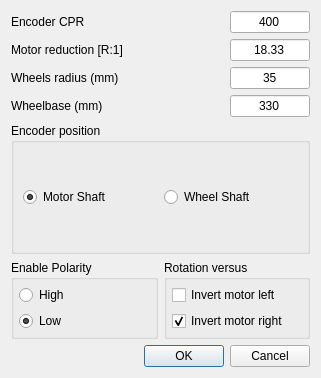
<?xml version="1.0" encoding="UTF-8"?>
<ui version="4.0">
 <class>RobotParamsCalculateDialog</class>
 <widget class="QDialog" name="RobotParamsCalculateDialog">
  <property name="geometry">
   <rect>
    <x>0</x>
    <y>0</y>
    <width>321</width>
    <height>378</height>
   </rect>
  </property>
  <property name="windowTitle">
   <string>Parameters Calculation</string>
  </property>
  <layout class="QVBoxLayout" name="verticalLayout_2">
   <item>
    <layout class="QHBoxLayout" name="horizontalLayout_7">
     <item>
      <layout class="QVBoxLayout" name="verticalLayout">
       <item>
        <layout class="QHBoxLayout" name="horizontalLayout_5">
         <item>
          <widget class="QLabel" name="label_5">
           <property name="text">
            <string>Encoder CPR</string>
           </property>
          </widget>
         </item>
         <item>
          <spacer name="horizontalSpacer_2">
           <property name="orientation">
            <enum>Qt::Horizontal</enum>
           </property>
           <property name="sizeHint" stdset="0">
            <size>
             <width>40</width>
             <height>20</height>
            </size>
           </property>
          </spacer>
         </item>
         <item>
          <widget class="QLineEdit" name="lineEdit_enc_cpr">
           <property name="maximumSize">
            <size>
             <width>80</width>
             <height>16777215</height>
            </size>
           </property>
           <property name="text">
            <string>400</string>
           </property>
           <property name="alignment">
            <set>Qt::AlignCenter</set>
           </property>
           <property name="readOnly">
            <bool>false</bool>
           </property>
          </widget>
         </item>
        </layout>
       </item>
       <item>
        <layout class="QHBoxLayout" name="horizontalLayout_6">
         <item>
          <widget class="QLabel" name="label_6">
           <property name="text">
            <string>Motor reduction [R:1]</string>
           </property>
          </widget>
         </item>
         <item>
          <spacer name="horizontalSpacer">
           <property name="orientation">
            <enum>Qt::Horizontal</enum>
           </property>
           <property name="sizeHint" stdset="0">
            <size>
             <width>40</width>
             <height>20</height>
            </size>
           </property>
          </spacer>
         </item>
         <item>
          <widget class="QLineEdit" name="lineEdit_motor_ratio">
           <property name="maximumSize">
            <size>
             <width>80</width>
             <height>16777215</height>
            </size>
           </property>
           <property name="text">
            <string>18.33</string>
           </property>
           <property name="alignment">
            <set>Qt::AlignCenter</set>
           </property>
           <property name="readOnly">
            <bool>false</bool>
           </property>
          </widget>
         </item>
        </layout>
       </item>
      </layout>
     </item>
    </layout>
   </item>
   <item>
    <layout class="QHBoxLayout" name="horizontalLayout_9">
     <item>
      <widget class="QLabel" name="label_10">
       <property name="minimumSize">
        <size>
         <width>40</width>
         <height>0</height>
        </size>
       </property>
       <property name="text">
        <string>Wheels radius (mm)</string>
       </property>
      </widget>
     </item>
     <item>
      <spacer name="horizontalSpacer_3">
       <property name="orientation">
        <enum>Qt::Horizontal</enum>
       </property>
       <property name="sizeHint" stdset="0">
        <size>
         <width>40</width>
         <height>20</height>
        </size>
       </property>
      </spacer>
     </item>
     <item>
      <widget class="QLineEdit" name="lineEdit_wheel_rad_mm">
       <property name="maximumSize">
        <size>
         <width>80</width>
         <height>16777215</height>
        </size>
       </property>
       <property name="text">
        <string>35</string>
       </property>
       <property name="alignment">
        <set>Qt::AlignCenter</set>
       </property>
       <property name="readOnly">
        <bool>false</bool>
       </property>
      </widget>
     </item>
    </layout>
   </item>
   <item>
    <layout class="QHBoxLayout" name="horizontalLayout_10">
     <item>
      <widget class="QLabel" name="label_11">
       <property name="minimumSize">
        <size>
         <width>40</width>
         <height>0</height>
        </size>
       </property>
       <property name="text">
        <string>Wheelbase (mm)</string>
       </property>
      </widget>
     </item>
     <item>
      <spacer name="horizontalSpacer_4">
       <property name="orientation">
        <enum>Qt::Horizontal</enum>
       </property>
       <property name="sizeHint" stdset="0">
        <size>
         <width>40</width>
         <height>20</height>
        </size>
       </property>
      </spacer>
     </item>
     <item>
      <widget class="QLineEdit" name="lineEdit_wheelbase_mm">
       <property name="maximumSize">
        <size>
         <width>80</width>
         <height>16777215</height>
        </size>
       </property>
       <property name="text">
        <string>330</string>
       </property>
       <property name="alignment">
        <set>Qt::AlignCenter</set>
       </property>
       <property name="readOnly">
        <bool>false</bool>
       </property>
      </widget>
     </item>
    </layout>
   </item>
   <item>
    <widget class="QGroupBox" name="groupBox">
     <property name="title">
      <string>Encoder position</string>
     </property>
     <layout class="QHBoxLayout" name="horizontalLayout">
      <item>
       <widget class="QRadioButton" name="radioButton_2">
        <property name="text">
         <string>Motor Shaft</string>
        </property>
        <property name="checked">
         <bool>true</bool>
        </property>
       </widget>
      </item>
      <item>
       <widget class="QRadioButton" name="radioButton">
        <property name="text">
         <string>Wheel Shaft</string>
        </property>
       </widget>
      </item>
     </layout>
    </widget>
   </item>
   <item>
    <layout class="QHBoxLayout" name="horizontalLayout_8">
     <item>
      <widget class="QGroupBox" name="groupBox_16">
       <property name="sizePolicy">
        <sizepolicy hsizetype="Preferred" vsizetype="Maximum">
         <horstretch>0</horstretch>
         <verstretch>0</verstretch>
        </sizepolicy>
       </property>
       <property name="title">
        <string>Enable Polarity</string>
       </property>
       <layout class="QVBoxLayout" name="verticalLayout_3">
        <property name="leftMargin">
         <number>5</number>
        </property>
        <property name="topMargin">
         <number>5</number>
        </property>
        <property name="rightMargin">
         <number>5</number>
        </property>
        <property name="bottomMargin">
         <number>5</number>
        </property>
        <item>
         <widget class="QRadioButton" name="radioButton_polarity_high">
          <property name="sizePolicy">
           <sizepolicy hsizetype="Preferred" vsizetype="Fixed">
            <horstretch>0</horstretch>
            <verstretch>0</verstretch>
           </sizepolicy>
          </property>
          <property name="text">
           <string>High</string>
          </property>
         </widget>
        </item>
        <item>
         <widget class="QRadioButton" name="radioButton_polarity_low">
          <property name="sizePolicy">
           <sizepolicy hsizetype="Preferred" vsizetype="Fixed">
            <horstretch>0</horstretch>
            <verstretch>0</verstretch>
           </sizepolicy>
          </property>
          <property name="text">
           <string>Low</string>
          </property>
          <property name="checked">
           <bool>true</bool>
          </property>
         </widget>
        </item>
       </layout>
      </widget>
     </item>
     <item>
      <widget class="QGroupBox" name="groupBox_5">
       <property name="sizePolicy">
        <sizepolicy hsizetype="Preferred" vsizetype="Maximum">
         <horstretch>0</horstretch>
         <verstretch>0</verstretch>
        </sizepolicy>
       </property>
       <property name="title">
        <string>Rotation versus</string>
       </property>
       <layout class="QVBoxLayout" name="verticalLayout_6">
        <property name="leftMargin">
         <number>5</number>
        </property>
        <property name="topMargin">
         <number>5</number>
        </property>
        <property name="rightMargin">
         <number>5</number>
        </property>
        <property name="bottomMargin">
         <number>5</number>
        </property>
        <item>
         <widget class="QCheckBox" name="checkBox_invert_mot_left">
          <property name="sizePolicy">
           <sizepolicy hsizetype="Preferred" vsizetype="Fixed">
            <horstretch>0</horstretch>
            <verstretch>0</verstretch>
           </sizepolicy>
          </property>
          <property name="text">
           <string>Invert motor left</string>
          </property>
         </widget>
        </item>
        <item>
         <widget class="QCheckBox" name="checkBox_invert_mot_right">
          <property name="sizePolicy">
           <sizepolicy hsizetype="Preferred" vsizetype="Fixed">
            <horstretch>0</horstretch>
            <verstretch>0</verstretch>
           </sizepolicy>
          </property>
          <property name="text">
           <string>Invert motor right</string>
          </property>
          <property name="checked">
           <bool>true</bool>
          </property>
         </widget>
        </item>
       </layout>
      </widget>
     </item>
    </layout>
   </item>
   <item>
    <widget class="QDialogButtonBox" name="buttonBox">
     <property name="orientation">
      <enum>Qt::Horizontal</enum>
     </property>
     <property name="standardButtons">
      <set>QDialogButtonBox::Cancel|QDialogButtonBox::Ok</set>
     </property>
    </widget>
   </item>
  </layout>
 </widget>
 <resources/>
 <connections>
  <connection>
   <sender>buttonBox</sender>
   <signal>rejected()</signal>
   <receiver>RobotParamsCalculateDialog</receiver>
   <slot>reject()</slot>
   <hints>
    <hint type="sourcelabel">
     <x>325</x>
     <y>444</y>
    </hint>
    <hint type="destinationlabel">
     <x>286</x>
     <y>274</y>
    </hint>
   </hints>
  </connection>
 </connections>
</ui>
